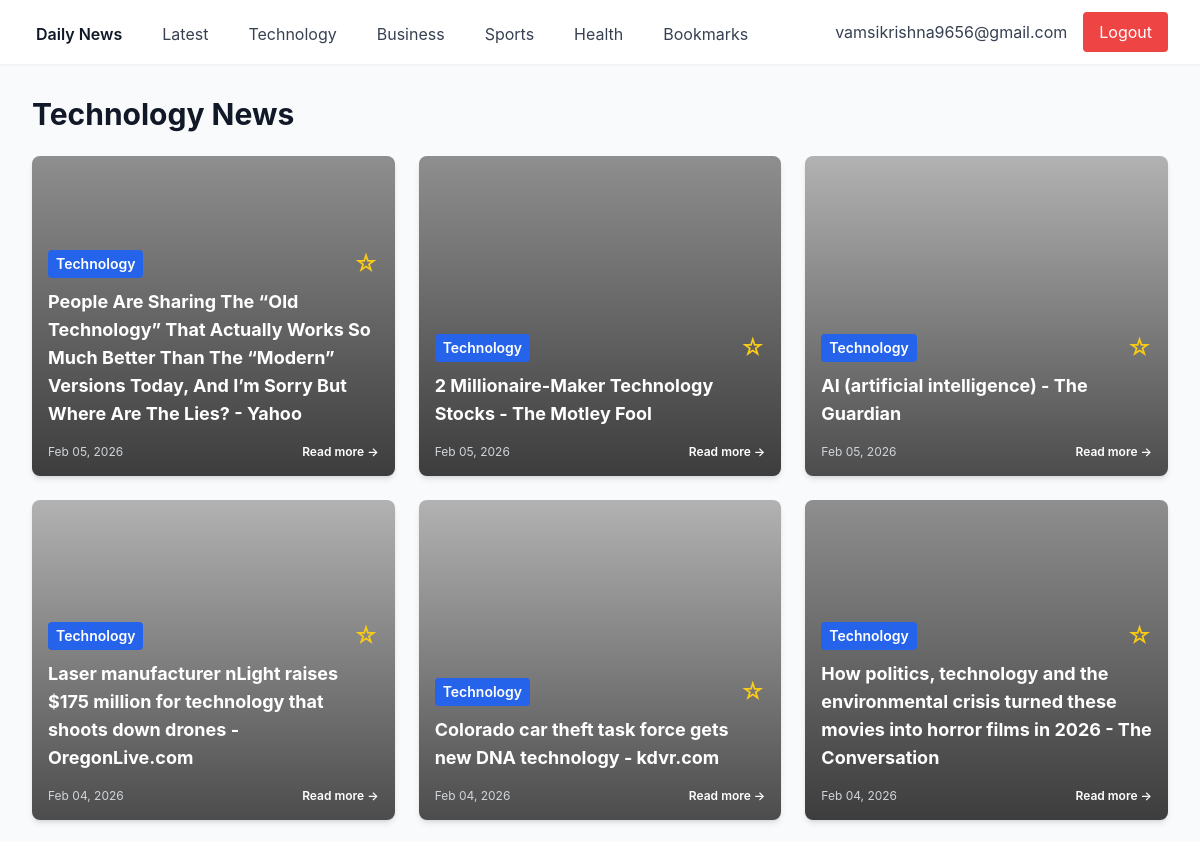
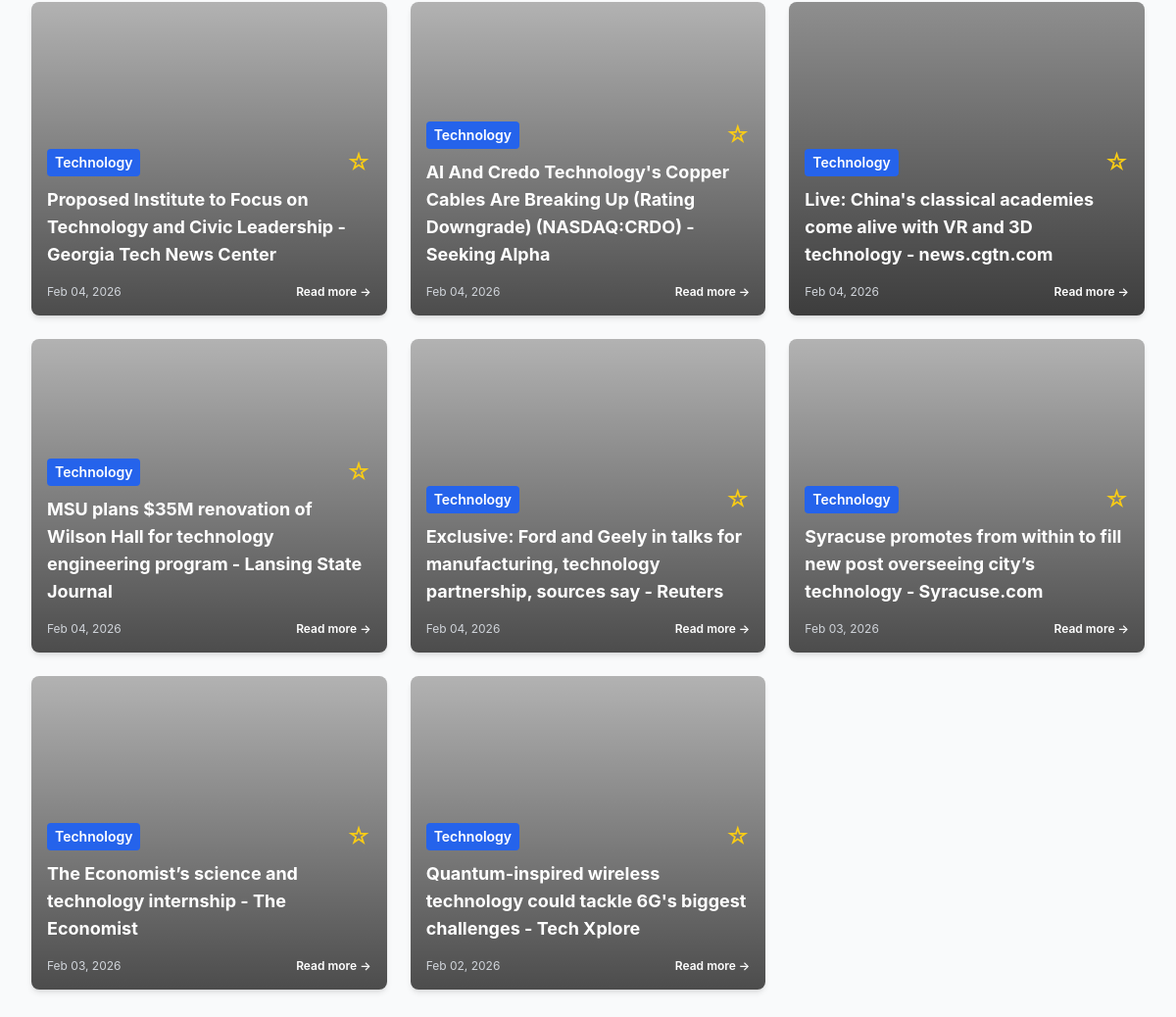
/category/Technology (signed in), run on the app's committed database (2 pictures, top to bottom).
### app/models.py (models this page shows)
class User(Base):
    __tablename__ = "users"
    id = Column(Integer, primary_key=True, index=True)
    email = Column(String, unique=True, index=True)
    password_hash = Column(String)
    created_at = Column(DateTime, default=datetime.utcnow)
    bookmarks = relationship("Bookmark", back_populates="user")

class Article(Base):
    __tablename__ = "articles"
    id = Column(Integer, primary_key=True, index=True)
    title = Column(String)
    summary = Column(Text)
    url = Column(String)
    image_url = Column(String, nullable=True)
    category = Column(String, index=True)
    published_at = Column(DateTime)
    bookmarks = relationship("Bookmark", back_populates="article")

### app/news/routes.py (the view)
@router.get("/category/{category_name}", response_class=HTMLResponse)
async def category(request: Request, category_name: str, db: Session = Depends(get_db), current_user = Depends(get_current_user)):
    if not current_user:
        return RedirectResponse(url="/login")
    articles = db.query(Article).filter(Article.category == category_name).order_by(Article.published_at.desc()).limit(40).all()
    bookmarked_ids = set()
    if current_user:
        bookmarks = db.query(Bookmark).filter(Bookmark.user_id == current_user.id).all()
        bookmarked_ids = {b.article_id for b in bookmarks}
    return templates.TemplateResponse("index.html", {
        "request": request,
        "articles": articles,
        "current_user": current_user,
        "bookmarked_ids": bookmarked_ids,
        "category": category_name
    })

### templates/index.html (shortened to what this page needs)
{% extends "base.html" %}
{% block content %}
<h1 class="text-3xl font-bold text-gray-900 mb-6">{{ category }} News</h1>
{% if articles %}
<div class="grid grid-cols-1 md:grid-cols-2 lg:grid-cols-3 gap-6">
    {% for article in articles %}
    <div class="bg-white rounded-lg shadow-md overflow-hidden hover:shadow-lg transition">
        <div class="article-card-image" style="background-image: url('{{ article.image_url }}');">
            <div class="article-overlay">
                <div class="p-4">
                    <div class="flex items-center justify-between mb-2">
                        <span class="text-sm text-white font-semibold bg-blue-600 px-2 py-1 rounded">{{ article.category
                            }}</span>
                        <form method="POST" action="/bookmark/{{ article.id }}">
                            <button type="submit" class="text-yellow-400 hover:text-yellow-300 text-2xl">
                                {% if article.id in bookmarked_ids %}
                                ★
                                {% else %}
                                ☆
                                {% endif %}
                            </button>
                        </form>
                    </div>
                    <h2 class="text-lg font-bold text-white mb-4">
                        <a href="{{ article.url }}" target="_blank" class="hover:text-gray-200">
                            {{ article.title }}
                        </a>
                    </h2>
                    <div class="flex items-center justify-between text-xs text-gray-300">
                        <span>{{ article.published_at.strftime('%b %d, %Y') }}</span>
                        <a href="{{ article.url }}" target="_blank"
                            class="text-white hover:text-gray-200 font-semibold">
                            Read more →
                        </a>
                    </div>
                </div>
            </div>
        </div>
    </div>
    {% endfor %}
</div>
{% else %}
<div class="text-center py-12">
    <p class="text-gray-600 text-lg">No articles available yet. News will be fetched shortly.</p>
</div>
{% endif %}
{% endblock %}

### templates/base.html (shortened to what this page needs)
<!DOCTYPE html>
<html lang="en">
<head>
    <script src="https://cdn.tailwindcss.com"></script>
    <link rel="stylesheet" href="/static/styles.css">
</head>
<body class="bg-gray-50">
    {% if current_user %}
    <nav class="bg-white shadow-sm">
        <div class="max-w-7xl mx-auto px-4 sm:px-6 lg:px-8">
            <div class="flex justify-between h-16">
                <div class="flex space-x-8">
                    <a href="/" class="inline-flex items-center px-1 pt-1 text-gray-900 font-semibold">
                        Daily News
                    </a>
                    <a href="/" class="inline-flex items-center px-1 pt-1 text-gray-700 hover:text-gray-900">
                        Latest
                    </a>
                    <a href="/category/Technology" class="inline-flex items-center px-1 pt-1 text-gray-700 hover:text-gray-900">
                        Technology
                    </a>
                    <a href="/category/Business" class="inline-flex items-center px-1 pt-1 text-gray-700 hover:text-gray-900">
                        Business
                    </a>
                    <a href="/category/Sports" class="inline-flex items-center px-1 pt-1 text-gray-700 hover:text-gray-900">
                        Sports
                    </a>
                    <a href="/category/Health" class="inline-flex items-center px-1 pt-1 text-gray-700 hover:text-gray-900">
                        Health
                    </a>
                    <a href="/bookmarks" class="inline-flex items-center px-1 pt-1 text-gray-700 hover:text-gray-900">
                        Bookmarks
                    </a>
                </div>
                <div class="flex items-center">
                    <span class="text-gray-700 mr-4">{{ current_user.email }}</span>
                    <form method="POST" action="/logout">
                        <button type="submit" class="bg-red-500 text-white px-4 py-2 rounded hover:bg-red-600">
                            Logout
                        </button>
                    </form>
                </div>
            </div>
        </div>
    </nav>
    {% endif %}
    <main class="max-w-7xl mx-auto px-4 sm:px-6 lg:px-8 py-8">
        {% block content %}{% endblock %}
    </main>
</body>
</html>

### static/styles.css (style rules this page uses)
body { font-family: -apple-system, BlinkMacSystemFont, 'Segoe UI', Roboto, 'Helvetica Neue', Arial, sans-serif; }
a, button { transition: all 0.2s ease-in-out; }
.hover\:shadow-lg { transition: box-shadow 0.3s ease-in-out; }
.article-card-image { width: 100%; min-height: 320px; background-size: cover; background-position: center; background-repeat: no-repeat; position: relative; }
.article-overlay { position: absolute; top: 0; left: 0; right: 0; bottom: 0; background: linear-gradient(to bottom, rgba(0, 0, 0, 0.3) 0%, rgba(0, 0, 0, 0.7) 100%); display: flex; flex-direction: column; justify-content: flex-end; }

### data on the page
User: email "vamsikrishna9656@gmail.com"
Article: category "Technology", title "People Are Sharing The “Old Technology” That Actually Works So Much Better Than The “Modern” Versions Today, And I’m Sorry But Where Are The Lies? - Yahoo", published_at "Feb 05, 2026"
Article: category "Technology", title "2 Millionaire-Maker Technology Stocks - The Motley Fool", published_at "Feb 05, 2026"
Article: category "Technology", title "AI (artificial intelligence) - The Guardian", published_at "Feb 05, 2026"
Article: category "Technology", title "Laser manufacturer nLight raises $175 million for technology that shoots down drones - OregonLive.com", published_at "Feb 04, 2026"
Article: category "Technology", title "Colorado car theft task force gets new DNA technology - kdvr.com", published_at "Feb 04, 2026"
Article: category "Technology", title "How politics, technology and the environmental crisis turned these movies into horror films in 2026 - The Conversation", published_at "Feb 04, 2026"
Article: category "Technology", title "Proposed Institute to Focus on Technology and Civic Leadership - Georgia Tech News Center", published_at "Feb 04, 2026"
Article: category "Technology", title "AI And Credo Technology's Copper Cables Are Breaking Up (Rating Downgrade) (NASDAQ:CRDO) - Seeking Alpha", published_at "Feb 04, 2026"
Article: category "Technology", title "Live: China's classical academies come alive with VR and 3D technology - news.cgtn.com", published_at "Feb 04, 2026"
Article: category "Technology", title "MSU plans $35M renovation of Wilson Hall for technology engineering program - Lansing State Journal", published_at "Feb 04, 2026"
Article: category "Technology", title "Exclusive: Ford and Geely in talks for manufacturing, technology partnership, sources say - Reuters", published_at "Feb 04, 2026"
Article: category "Technology", title "Syracuse promotes from within to fill new post overseeing city’s technology - Syracuse.com", published_at "Feb 03, 2026"
Article: category "Technology", title "The Economist’s science and technology internship - The Economist", published_at "Feb 03, 2026"
Article: category "Technology", title "Quantum-inspired wireless technology could tackle 6G's biggest challenges - Tech Xplore", published_at "Feb 02, 2026"

### other printed values
{{ category }} "Technology"
